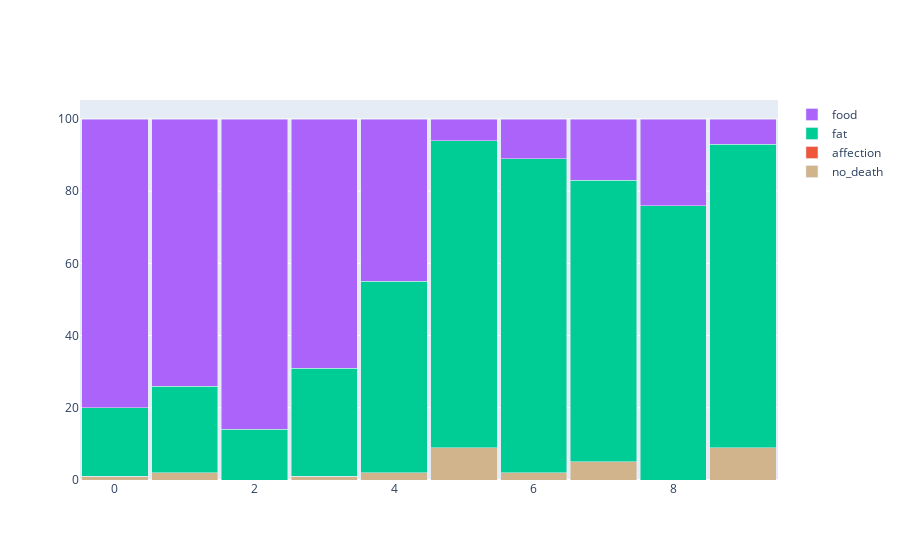

Here is the notebook cell this chart was saved with:
### Code cell
import plotly.graph_objects as go
x = list(range(n_points))

fig = go.Figure()
fig.add_trace(go.Bar(x=x, y=cause_of_death_pct['no_death'], name='no_death', width=0.95, marker_color=['tan',]*n_points))
fig.add_trace(go.Bar(x=x, y=cause_of_death_pct['affection'], name='affection', width=0.95))
fig.add_trace(go.Bar(x=x, y=cause_of_death_pct['fat'], name='fat', width=0.95))
fig.add_trace(go.Bar(x=x, y=cause_of_death_pct['food'], name='food', width=0.95))


#fig.update_layout(barmode='relative', title_text='Relative Barmode')
fig.update_layout(barmode='stack', xaxis={'categoryorder':'category ascending'})
fig.show()

### Figure 1 — Plotly figure (JSON) as saved in the notebook; plotly's stock layout.template omitted (floating-point values rounded to 4 significant figures)
{"data": [{"marker": {"color": ["tan", "tan", "tan", "tan", "tan", "tan", "tan", "tan", "tan", "tan"]}, "name": "no_death", "type": "bar", "width": 0.95, "x": [0, 1, 2, 3, 4, 5, 6, 7, 8, 9], "y": [1, 2, 0, 1, 2, 9, 2, 5, 0, 9]}, {"name": "affection", "type": "bar", "width": 0.95, "x": [0, 1, 2, 3, 4, 5, 6, 7, 8, 9], "y": [0, 0, 0, 0, 0, 0, 0, 0, 0, 0]}, {"name": "fat", "type": "bar", "width": 0.95, "x": [0, 1, 2, 3, 4, 5, 6, 7, 8, 9], "y": [19, 24, 14, 30, 53, 85, 87, 78, 76, 84]}, {"name": "food", "type": "bar", "width": 0.95, "x": [0, 1, 2, 3, 4, 5, 6, 7, 8, 9], "y": [80, 74, 86, 69, 45, 6, 11, 17, 24, 7]}], "layout": {"barmode": "stack", "xaxis": {"categoryorder": "category ascending"}}}
